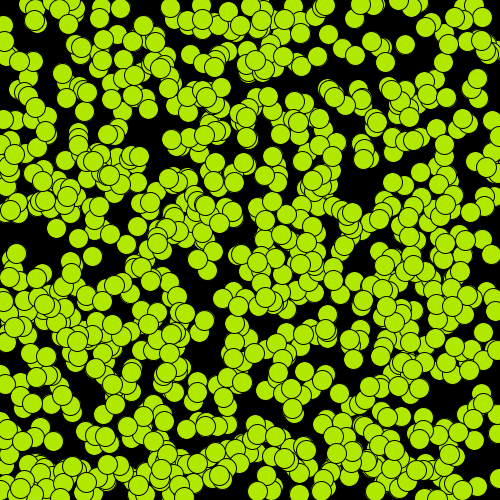
Frame 1 (no input)
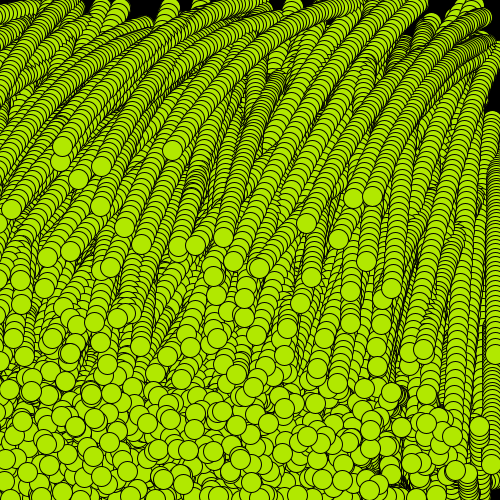
Frame 60 (the mouse pressed at the canvas centre just before this capture)
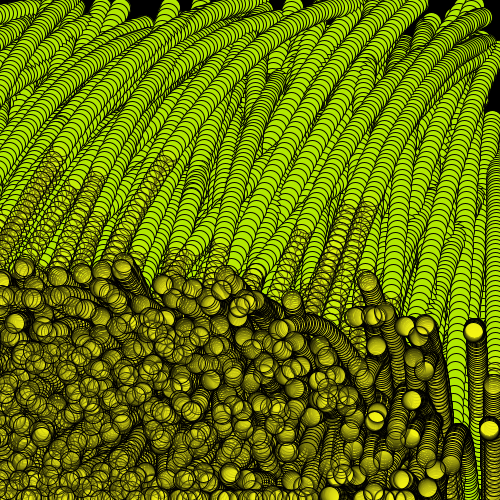
Frame 120 (the mouse held since frame 60 and released just before this capture)

The Processing sketch that drew these frames (run headless with seeded random() and noise(); from frame 60 on, the mouse is pressed at the canvas centre):

// Processing sketch: processing_26161
// ── processing_26161.pde

Circle[] circles;

void setup (){
  size(500,500);
  background(0);
  smooth();
 
  fill(177,232,0);
  circles = new Circle[1000];
  frameRate(23);
 
  for(int i =0; i < circles. length; i++){
    circles[i] = new Circle(random(width), random(height), random(5), random(-2), random(3));
   
  }
}
void draw(){
  for(int i = 0; i < circles.length; i ++){
    circles[i]. display();
    circles[i].move();
   
  }
}

void mousePressed() {
  stroke(0);
   fill(mouseX, mouseY, 22,33);
  

}


void keyPressed() {
  background(255);
}

class Circle{
  float x, y, d, xsp, ysp, gravity, friction;
  //contructor
  Circle(float xpos, float ypos, float dia, float xspeed, float yspeed){
    x = xpos;
    y = ypos;
    d = dia;
    friction = -.6;
    gravity = .04;
   
    xsp = xspeed;
    ysp= yspeed;
   
  
  }
  //method
  void display(){
    ellipse(x,y,20,20);
  }
  void move (){
    x+=xsp;
    y+=ysp;
    
       ysp += gravity;
   x += xsp;
   y += ysp;
   if(y>height){
     y=height;
     ysp*=friction;
   }
   if(x>width){
     x=width;
     xsp*=friction;

   }
   
   
}

}
